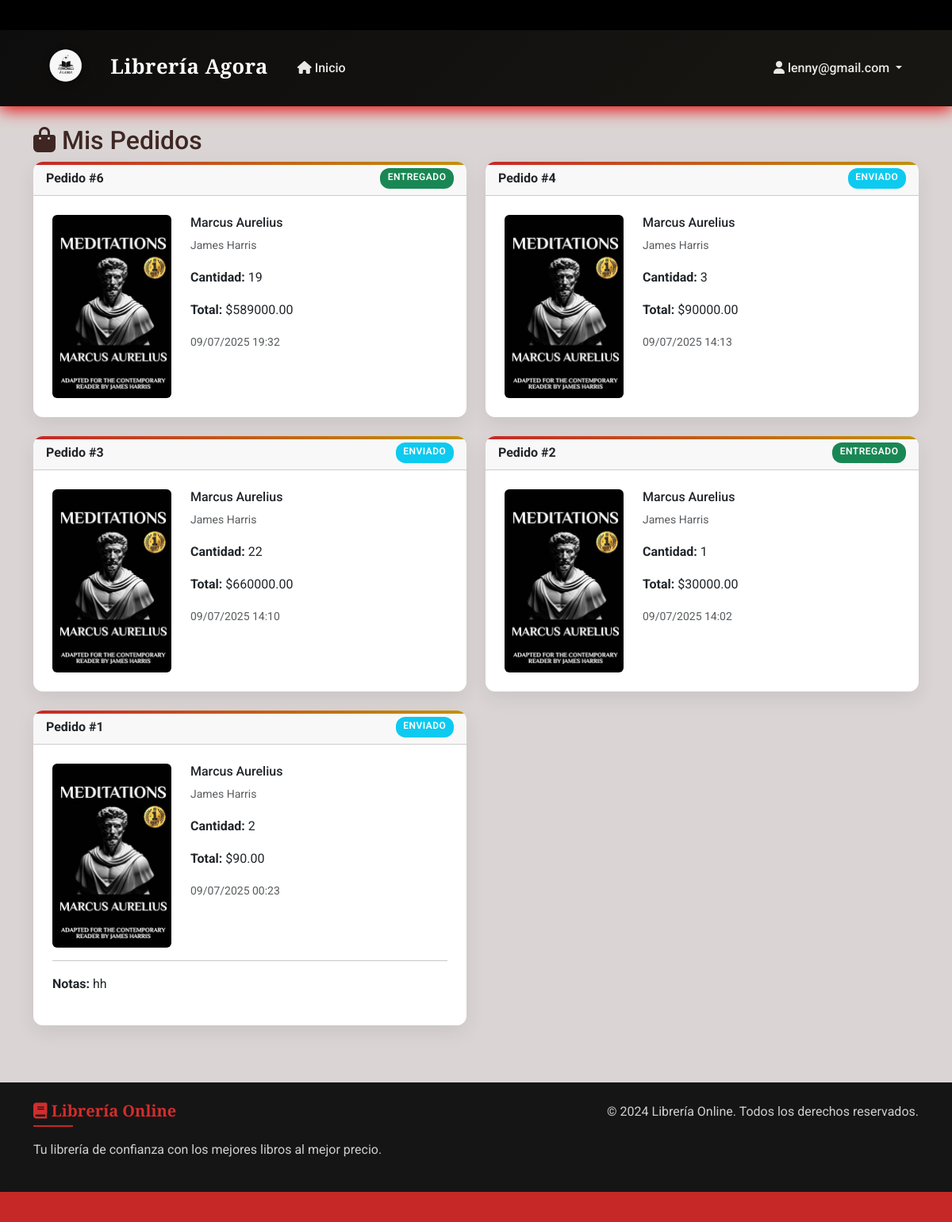
The app's page /mis-pedidos/ (signed in) with its own data.
### app/models.py (models this page shows, shortened)
class Pedido(models.Model):
    ESTADO_CHOICES = [
        ('pendiente', 'Pendiente'),
        ('procesando', 'Procesando'),
        ('enviado', 'Enviado'),
        ('entregado', 'Entregado'),
        ('cancelado', 'Cancelado'),
    ]
    usuario = models.ForeignKey(User, on_delete=models.CASCADE)
    libro = models.ForeignKey(Libro, on_delete=models.CASCADE)
    cantidad = models.IntegerField(default=1)
    precio_unitario = models.DecimalField(max_digits=10, decimal_places=2)
    total = models.DecimalField(max_digits=10, decimal_places=2)
    estado = models.CharField(max_length=20, choices=ESTADO_CHOICES, default='pendiente')
    fecha_creacion = models.DateTimeField(auto_now_add=True)
    notas = models.TextField(blank=True)
    class Meta:
        ordering = ['-fecha_creacion']

class Libro(models.Model):
    titulo = models.CharField(max_length=200)
    autor = models.CharField(max_length=100)
    categoria = models.ForeignKey(Categoria, on_delete=models.CASCADE)
    precio = models.DecimalField(max_digits=10, decimal_places=2)
    precio_original = models.DecimalField(max_digits=10, decimal_places=2, null=True, blank=True)
    stock = models.IntegerField(default=0)
    calificacion = models.DecimalField(max_digits=3, decimal_places=1, default=0.0)
    descripcion = models.TextField(blank=True)
    imagen = models.ImageField(upload_to='libros/', null=True, blank=True)
    fecha_creacion = models.DateTimeField(auto_now_add=True)
    isbn = models.CharField(max_length=13, blank=True)
    paginas = models.IntegerField(null=True, blank=True)
    editorial = models.CharField(max_length=100, blank=True)
    fecha_publicacion = models.DateField(null=True, blank=True)

### app/views.py (the view)
# urls.py: path('mis-pedidos/',views.mis_pedidos, name='mis_pedidos'),
@login_required
def mis_pedidos(request):
    pedidos = Pedido.objects.filter(usuario=request.user)
    contexto = {
        'pedidos': pedidos,
    }
    return render(request, 'tienda/mis_pedidos.html', contexto)

### app/templates/tienda/mis_pedidos.html (shortened to what this page needs)
{% extends 'base.html' %}
{% block content %}
<h2><i class="fas fa-shopping-bag"></i> Mis Pedidos</h2>
{% if pedidos %}
    <div class="row">
        {% for pedido in pedidos %}
            <div class="col-md-6 mb-4">
                <div class="card">
                    <div class="card-header d-flex justify-content-between">
                        <span><strong>Pedido #{{ pedido.id }}</strong></span>
                        <span class="badge bg-{% if pedido.estado == 'entregado' %}success{% elif pedido.estado == 'cancelado' %}danger{% elif pedido.estado == 'enviado' %}info{% else %}warning{% endif %}">
                            {{ pedido.get_estado_display }}
                        </span>
                    </div>
                    <div class="card-body">
                        <div class="row">
                            <div class="col-4">
                                {% if pedido.libro.imagen %}
                                    <img src="{{ pedido.libro.imagen.url }}" class="img-fluid rounded" alt="{{ pedido.libro.titulo }}">
                                {% else %}
                                    <img src="/placeholder.svg?height=120&width=80" class="img-fluid rounded" alt="{{ pedido.libro.titulo }}">
                                {% endif %}
                            </div>
                            <div class="col-8">
                                <h6>{{ pedido.libro.titulo }}</h6>
                                <p class="text-muted small">{{ pedido.libro.autor }}</p>
                                <p><strong>Cantidad:</strong> {{ pedido.cantidad }}</p>
                                <p><strong>Total:</strong> ${{ pedido.total }}</p>
                                <p class="text-muted small">{{ pedido.fecha_creacion|date:"d/m/Y H:i" }}</p>
                            </div>
                        </div>
                        {% if pedido.notas %}
                            <hr>
                            <p><strong>Notas:</strong> {{ pedido.notas }}</p>
                        {% endif %}
                    </div>
                </div>
            </div>
        {% endfor %}
    </div>
{% endif %}
{% endblock %}

### app/templates/base.html (shortened to what this page needs)
{% load static %}
<!DOCTYPE html>
<html lang="es">
<head>
    <link href="https://cdn.jsdelivr.net/npm/bootstrap@5.3.0/dist/css/bootstrap.min.css" rel="stylesheet">
    <link rel="stylesheet" href="https://cdnjs.cloudflare.com/ajax/libs/font-awesome/6.0.0/css/all.min.css">
    <link rel="stylesheet" href="{% static 'css/styl.css' %}">
    <link rel="stylesheet" href="{% static 'styl.css' %}">
</head>
<body>
    <div class="top-announcement-bar">
    <div class="announcement-content">
    </div>
    </div>
    <nav class="navbar navbar-expand-lg navbar-dark bg-dark">
        <div class="container">
            <a class="navbar-brand" href="{% url 'inicio' %}">
                <i class="conim">  <img class="agora" src="{% static 'img/agora.png' %}" alt=""></i> Librería Agora
            </a>
            <div class="collapse navbar-collapse" id="navbarNav">
                <ul class="navbar-nav me-auto">
                    <li class="nav-item">
                        <a class="nav-link" href="{% url 'inicio' %}">
                            <i class="fas fa-home"></i> Inicio
                        </a>
                    </li>
                </ul>
                <ul class="navbar-nav">
                    {% if user.is_authenticated %}
                        <li class="nav-item dropdown">
                            <a class="nav-link dropdown-toggle" href="#" id="navbarDropdown" role="button" data-bs-toggle="dropdown">
                                <i class="fas fa-user"></i> {{ user.username }}
                            </a>
                        </li>
                    {% endif %}
                </ul>
            </div>
        </div>
    </nav>
    <main class="container mt-4">
        {% block content %}
        {% endblock %}
    </main>
    <footer class="footer mt-5 py-4">
        <div class="container">
            <div class="row">
                <div class="col-md-6">
                    <h5><i class="fas fa-book"></i> Librería Online</h5>
                    <p>Tu librería de confianza con los mejores libros al mejor precio.</p>
                </div>
                <div class="col-md-6 text-md-end">
                    <p>&copy; 2024 Librería Online. Todos los derechos reservados.</p>
                </div>
            </div>
        </div>
    </footer>
</body>
    <div class="announcement-bar">
        <div class="announcement-content">
        </div>
      </div>
</html>

### app/static/css/styl.css (style rules this page uses)
:root { --primary: #c62828; --primary-dark: #8e0000; --primary-light: #ff5f52; --secondary: #5d4037; --accent: #c29109; --dark: #0e0d0d; --light: #f5f5f5; --gray: #757575; --bg-color: #faf4f0; --card-bg: #ffffff; --text: #3e2723; --text-light: #8d6e63; }
body { font-family: 'Roboto', 'Segoe UI', sans-serif; line-height: 1.6; color: var(--text); background-color: var(--bg-color); background-image: url('https://images.unsplash.com/photo-1521587760476-6c12a4b040da?ixlib=rb-1.2.1&auto=format&fit=crop&w=1350&q=80'); background-size: cover; background-position: center; background-attachment: fixed; background-repeat: no-repeat; min-height: 100vh; display: flex; flex-direction: column; position: relative; }
body::after { content: ''; position: fixed; top: 0; left: 0; right: 0; bottom: 0; background: rgba(211, 206, 206, 0.801); z-index: -1; }
.navbar { background: linear-gradient(135deg, var(--dark), #181713) !important; box-shadow: 0 4px 20px rgb(231, 3, 3); padding: 0.8rem 1rem; }
.navbar-brand { font-family: 'Playfair Display', serif; font-size: 1.6rem; font-weight: 700; color: white !important; letter-spacing: 0.5px; }
.nav-link { color: rgba(255, 255, 255, 0.9) !important; font-weight: 500; padding: 0.5rem 1rem !important; margin: 0 0.3rem; border-radius: 6px; transition: all 0.3s ease; }
.card { border: none; border-radius: 12px; overflow: hidden; box-shadow: 0 8px 25px rgba(0, 0, 0, 0.08); transition: all 0.4s cubic-bezier(0.175, 0.885, 0.32, 1.1); background-color: var(--card-bg); height: 100%; position: relative; z-index: 1; }
.card::before { content: ''; position: absolute; top: 0; left: 0; right: 0; height: 4px; background: linear-gradient(90deg, var(--primary), var(--accent)); z-index: 2; }
.card-body { padding: 1.5rem; position: relative; z-index: 1; }
.badge { font-weight: 600; padding: 0.4em 0.8em; font-size: 0.75em; letter-spacing: 0.5px; border-radius: 12px; text-transform: uppercase; }
.footer { background: #000000; color: white; padding: 3rem 0; margin-top: 4rem; }
.footer::before { content: none; }
.footer h5::after { background-color: white; }
.footer p, .footer a { color: rgba(255, 255, 255, 0.8); }
.footer::before { content: ''; position: absolute; top: 0; left: 0; right: 0; height: 4px; background: linear-gradient(90deg, var(--primary), var(--accent)); }
.footer h5 { font-family: 'Playfair Display', serif; font-weight: 700; margin-bottom: 1.5rem; position: relative; display: inline-block; }
.footer h5::after { content: ''; position: absolute; bottom: -8px; left: 0; width: 50px; height: 2px; background-color: var(--primary); }
a { transition: all 0.3s ease; text-decoration: none; }
.announcement-bar { background-color: #c62828; color: white; padding: 8px 0; overflow: hidden; white-space: nowrap; position: relative; font-size: 14px; font-weight: 500; box-shadow: 0 2px 5px rgba(0,0,0,0.1); z-index: 1000; }
.announcement-content { display: inline-block; padding-left: 100%; animation: scrollAnnouncement 30s linear infinite; }
.top-announcement-bar { background-color: #000000; color: white; padding: 8px 0; overflow: hidden; white-space: nowrap; font-size: 14px; font-weight: 500; position: relative; z-index: 1030; }
.announcement-content { display: inline-block; padding-left: 100%; animation: scrollAnnouncement 25s linear infinite; }
.navbar-brand { font-family: 'Playfair Display', serif; font-size: 1.6rem; font-weight: 700; color: white !important; letter-spacing: 0.5px; position: relative; display: inline-block; padding-bottom: 5px; }
.navbar-brand::after { content: ''; position: absolute; bottom: 0; left: 0; width: 100%; height: 3px; background-color: #ff0000; transform: scaleX(0); transform-origin: right; transition: transform 0.3s ease; }
.agora { height: 90px; object-fit: cover; transition: all 0.4s cubic-bezier(0.175, 0.885, 0.32, 1.275); filter: drop-shadow(0 2px 4px rgba(0, 0, 0, 0.2)); }
.navbar-brand { padding: 0; transition: all 0.3s ease; }
.navbar { min-height: 80px; overflow: visible; }
.agora { height: 120px; width: auto; object-fit: contain; margin-top: -10px; margin-bottom: -10px; transition: transform 0.3s ease; }

### app/templates/base.html (style rules this page uses)
.navbar-brand { font-weight: bold; }
.footer { background-color: #161515; color: rgb(211, 45, 45); margin-top: 50px; }
.agora { height: 90px; object-fit: cover; }

### records on screen
Pedido: id "6", estado "ENTREGADO", libro.imagen (picture), libro.titulo "Marcus Aurelius", libro.autor "James Harris", cantidad "19", total "589000.00", fecha_creacion "09/07/2025 19:32"
Pedido: id "4", estado "ENVIADO", libro.imagen (picture), libro.titulo "Marcus Aurelius", libro.autor "James Harris", cantidad "3", total "90000.00", fecha_creacion "09/07/2025 14:13"
Pedido: id "3", estado "ENVIADO", libro.imagen (picture), libro.titulo "Marcus Aurelius", libro.autor "James Harris", cantidad "22", total "660000.00", fecha_creacion "09/07/2025 14:10"
Pedido: id "2", estado "ENTREGADO", libro.imagen (picture), libro.titulo "Marcus Aurelius", libro.autor "James Harris", cantidad "1", total "30000.00", fecha_creacion "09/07/2025 14:02"
Pedido: id "1", estado "ENVIADO", libro.imagen (picture), libro.titulo "Marcus Aurelius", libro.autor "James Harris", cantidad "2", total "90.00", fecha_creacion "09/07/2025 00:23", notas "hh"

### other values on screen
{{ user.username }} "lenny@gmail.com"
